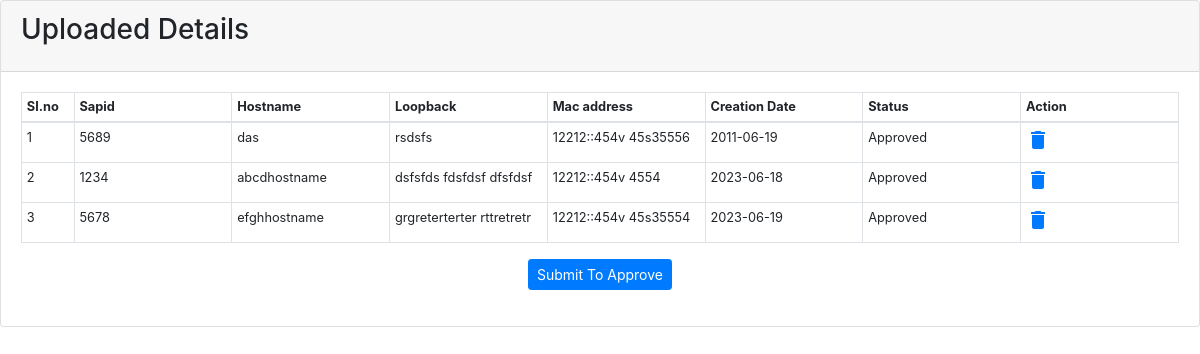
The page /work/index.php/users on the database its author committed.
### tables this page shows
CREATE TABLE `router` (
  `id` int NOT NULL,
  `sapid` varchar(255) NOT NULL,
  `hostname` varchar(255) NOT NULL,
  `loopback` varchar(255) NOT NULL,
  `mac_address` varchar(255) NOT NULL,
  `creation_date` date NOT NULL,
  `status` tinyint NOT NULL
);

### work/application/controllers/Users.php (called while the page is built, shortened)
<?php
class Users extends CI_Controller {
	public function __construct() {
		$this->load->model('User_model', 'user');
		$this->load->helper('url');
	}
	public function index(){
		$data['userlist'] = $this->user->getUsers();
		$this->load->view('user_view',$data);
	}
}

### work/index.php (called while the page is built, shortened)
<?php
require_once BASEPATH.'core/CodeIgniter.php';

### work/application/models/User_model.php (called while the page is built, shortened)
<?php
class User_model extends CI_Model {
	public function __construct() {
		$this->table = 'router';
	}
    public function getUsers(){
        $this->db->select('*');
        $fetched_records = $this->db->get($this->table);
        $users = $fetched_records->result_array();
        return $users;
      }
}

### work/application/views/user_view.php (the view, shortened to what this page needs)
<?php $this->load->view('header'); ?>
<section class="content">
    <div class="card">
        <div class="card-header">
            <h3 class="card-title">Uploaded Details</h3>
        </div>
        <div class="card-body">
    <table class="table table-sm table-bordered w-auto small" width="100%" border='1' style='border-collapse: collapse;'>
        <thead>
          <tr>
            <th width='4%'>Sl.no</th>
            <th width='12%'>Sapid</th>
            <th width='12%'>Hostname</th>
            <th width='12%'>Loopback</th>
            <th width='12%'>Mac address</th>
            <th width='12%'>Creation Date</th>
            <th width='12%'>Status</th>
            <th width='12%'>Action</th>
          </tr>
        </thead>
        <?php
        $slno= 1;
        foreach($userlist as $user){
            $id = $user['id'];
            $sapid = $user['sapid'];
            $hostname = $user['hostname'];
            $loopback = $user['loopback'];
            $mac_address = $user['mac_address'];
            $creation_date = $user['creation_date'];
            $duplicateclass = ($user['status']=='2')?'duplicate':'';
            $find_error = ($user['status']=='2')?'1':'0';
            $route_status = ($user['status']=='1')?'Approved':'Pending';
            $row_id="rowid_".$id;
            $group_class="group_".$sapid;
            echo "<tr class='".$duplicateclass." ".$group_class."'  id='".$row_id."'>";
            echo "<td>
                <span>".$slno."</span>
            </td>";
            echo "<td>
                <span class='edit' id='sapidspan_".$id."'>".$sapid."</span>
                <input type='text' class='txtedit' data-id='".$id."' data-field='sapid' id='sapidtxt_".$id."' value='".$sapid."' >
            </td>";
            echo "<td>
                <span class='edit' id='hostspan_".$id."' >".$hostname."</span>
                <input type='text' class='txtedit' data-id='".$id."' data-field='hostname' id='hostnametxt_".$id."' value='".$hostname."' >
            </td>";
            echo "<td>
                <span class='edit' id='loopbackspan_".$id."'>".$loopback."</span>
                <input type='text' class='txtedit' data-id='".$id."' data-field='loopback' id='loopbacktxt_".$id."' value='".$loopback."' >
            </td>";
            echo "<td>
                <span class='edit' id='macaddress_".$id."'>".$mac_address."</span>
                <input type='text' class='txtedit' data-id='".$id."' data-field='mac_address' id='mac_addresstxt_".$id."' value='".$mac_address."' >
            </td>";
            echo "<td>
            <span class='edit' id='creationdate_".$id."'>".$creation_date."</span>
            <input type='text' class='txtedit' data-id='".$id."' data-field='creation_date' id='creation_datetxt_".$id."' value='".$creation_date."' >
        </td>";
        echo "<td>
            <span>".$route_status."</span>
        </td>";
        echo "<td>
            <span><a href='javascript:void(0)' class='txtdel' data-id='".$id."' data-val='".$sapid."'><i class='material-icons'>delete</i></a></span>
        </td>";
            echo "</tr>";
            $slno++;
        }
        ?>
    </table>
    <div class="form-group" style="text-align: center;">
      <button type="submit" class="btn btn-primary btn-sm waves-effect waves-light" id="btnSubmit" <?php if($find_error) { ?>disabled <?php } ?>>Submit To Approve</button>
                </div>
    </div>
    </div>
</section>
    <?php $this->load->view('footer'); ?>

### work/application/views/header.php (shortened to what this page needs)
<!DOCTYPE html>
<html lang="en">
<head>
   <link rel="stylesheet" href="https://cdn.jsdelivr.net/npm/bootstrap@4.3.1/dist/css/bootstrap.min.css">
</head>
<body>

### work/application/views/footer.php (shortened to what this page needs)
</body>
</html>

### work/application/views/header.php (style rules this page uses)
.edit { width: 100%; display: inline-block; }

### rows shown on the page
router: sapid "5689", hostname "das", loopback "rsdsfs", mac_address "12212::454v 45s35556", creation_date "2011-06-19", status "Approved"
router: sapid "1234", hostname "abcdhostname", loopback "dsfsfds fdsfdsf dfsfdsf", mac_address "12212::454v 4554", creation_date "2023-06-18", status "Approved"
router: sapid "5678", hostname "efghhostname", loopback "grgreterterter rttretretr", mac_address "12212::454v 45s35554", creation_date "2023-06-19", status "Approved"
